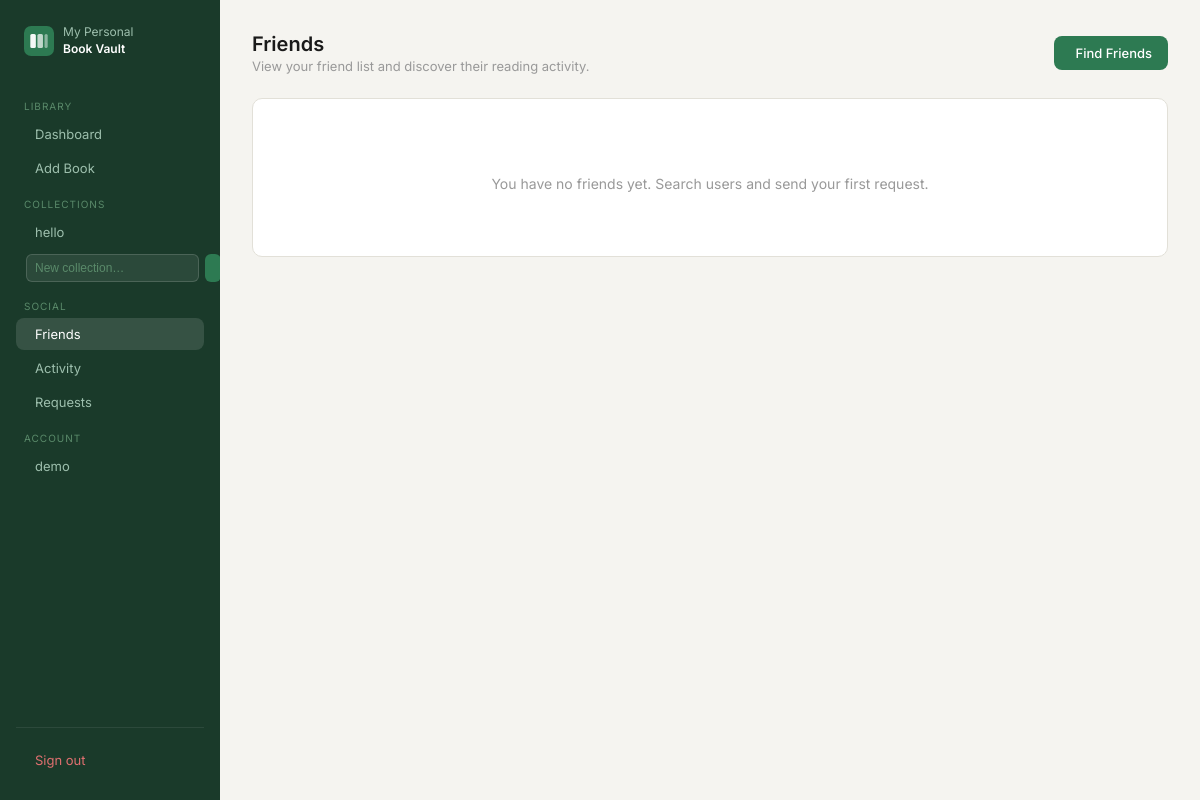
/friends/ (signed in), run on an earlier commit of the app's database.
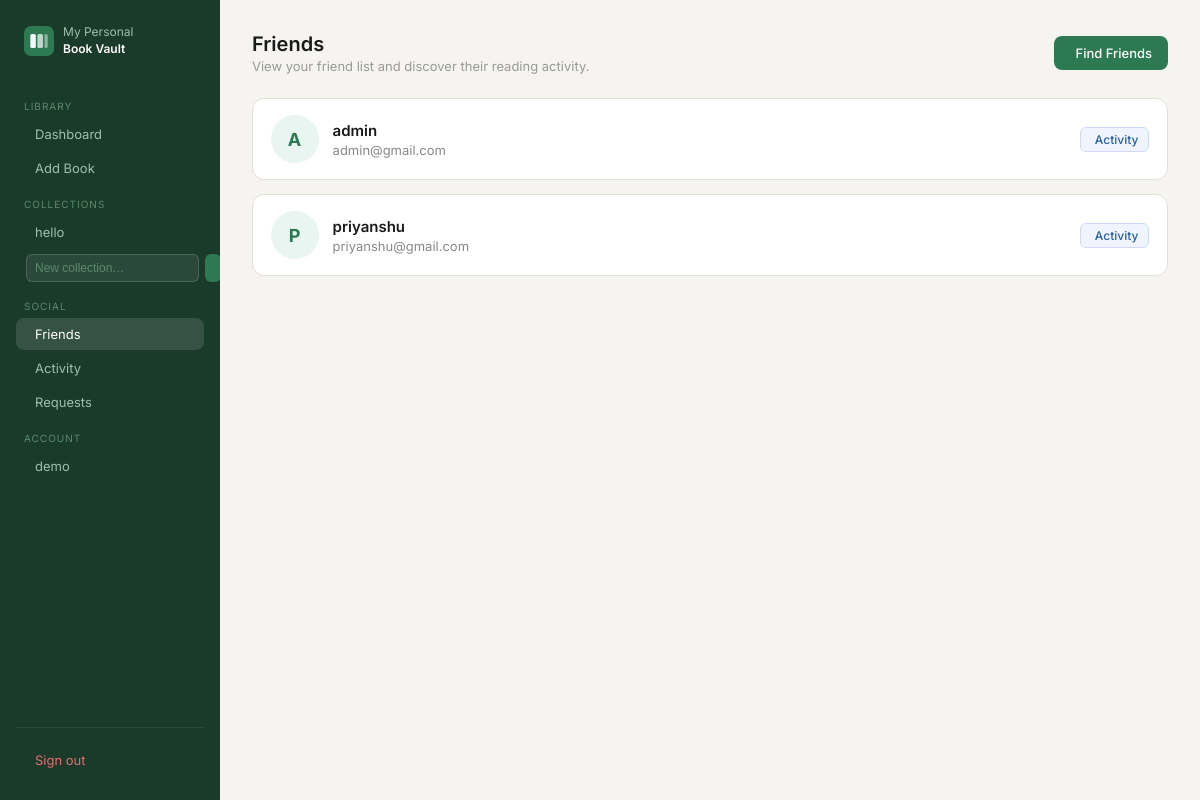
And on a later commit of the database.
### app/blueprints/collection/modules.py (models this page shows, shortened)
class Collection(db.Model):
    __tablename__="collection"
    cid=db.Column(db.Integer,primary_key=True)
    pid=db.Column(db.Integer,db.ForeignKey("credential.pid"),nullable=False)
    collection_name=db.Column(db.String(100),nullable=False)
    create_at=db.Column(db.DateTime,default=datetime.utcnow)
    user_books = db.relationship("Userbook", back_populates="collection")
    __table_args__=(db.UniqueConstraint("pid","collection_name",name="unique_collection"),)

### app/blueprints/auth/modules.py (models this page shows, shortened)
class Credential(db.Model,UserMixin):
    __tablename__='credential'
    pid=db.Column(db.Integer,primary_key=True)
    email=db.Column(db.String(255),nullable=False,unique=True)
    username=db.Column(db.String(100),nullable=False,unique=True)
    password=db.Column(db.String(100),nullable=False)
    history = db.relationship("History",  back_populates="user")
    user_books = db.relationship("Userbook", back_populates="user")

### app/blueprints/friends/routes.py (the view)
@friends.route("/")
@login_required
def friends_list():
    friend_ids = get_friend_ids(current_user.pid)
    friend_users = []
    if friend_ids:
        friend_users = Credential.query.filter(Credential.pid.in_(friend_ids)).order_by(Credential.username.asc()).all()
    return render_template("friends/list.html", friends_list=friend_users)

### app/blueprints/friends/routes.py (called while the page is built)
def get_friend_ids(user_id):
    accepted_rows = Friendship.query.filter(
        Friendship.status == "accepted",
        or_(
            Friendship.sender_id == user_id,
            Friendship.receiver_id == user_id
        )
    ).all()
    friend_ids = []
    for row in accepted_rows:
        if row.sender_id == user_id:
            friend_ids.append(row.receiver_id)
        else:
            friend_ids.append(row.sender_id)
    return friend_ids

### app/blueprints/friends/templates/friends/list.html (shortened to what this page needs)
{% extends "book/base.html" %}
{% block content %}
<div class="page-header">
  <div>
    <h1 class="page-title">Friends</h1>
    <p class="page-sub">View your friend list and discover their reading activity.</p>
  </div>
  <a href="{{ url_for('friends.search_users') }}" class="btn-add">
     Find Friends
  </a>
</div>
{% if friends_list %}
<div class="friends-grid">
  {% for friend in friends_list %}
  <div class="friend-card">
    <div class="friend-avatar">
      {{ friend.username[0]|upper }}
    </div>
    <div class="friend-info">
      <h3>{{ friend.username }}</h3>
      <p>{{ friend.email }}</p>
    </div>
    <div class="friend-card-actions">
      <a href="{{ url_for('friends.activity_feed') }}" class="action-btn btn-edit">
         Activity
      </a>
    </div>
  </div>
  {% endfor %}
</div>
{% else %}
<div class="empty-state">
  <p>You have no friends yet. Search users and send your first request.</p>
</div>
{% endif %}
{% endblock %}

### app/blueprints/book/templates/book/base.html (shortened to what this page needs)
<!DOCTYPE html>
<html lang="en">
<head>
  <link rel="stylesheet" type="text/css" href="/css/style.css">
  <link rel="stylesheet" href="https://cdn.jsdelivr.net/npm/@tabler/icons-webfont@latest/tabler-icons.min.css">
</head>
<body class="app-body">
  <div class="app-layout">
    <aside class="sidebar">
      <div class="sidebar-brand">
        <span class="sidebar-brand-name">My Personal<br><strong>Book Vault</strong></span>
      </div>
      <span class="nav-section">Library</span>
      <a href="{{ url_for('book.home') }}"
         class="nav-item {% if request.endpoint == 'book.home' %}active{% endif %}">
         Dashboard
      </a>
      <a href="{{ url_for('book.book_add') }}"
         class="nav-item {% if request.endpoint == 'book.book_add' %}active{% endif %}">
         Add Book
      </a>
      <span class="nav-section">Collections</span>
{% for col in collections %}
<a href="{{ url_for('collection.collection_detail', cid=col.cid) }}"
   class="nav-item {% if request.endpoint == 'collection.collection_detail' and request.view_args.get('cid')|int == col.cid %}active{% endif %}">
   {{ col.collection_name }}
</a>
{% else %}
<span class="nav-empty">No collections yet</span>
{% endfor %}
<form method="POST" action="{{ url_for('collection.create_collection') }}" style="padding: 4px 10px;">
  <div class="input-wrap" style="display:flex;gap:6px;">
    <input type="text" name="collection_name" placeholder="New collection…"
           class="nav-input" required>
    <button type="submit" class="nav-create-btn">
    </button>
  </div>
</form>
<span class="nav-section">Social</span>
<a href="{{ url_for('friends.friends_list') }}"
   class="nav-item {% if request.endpoint and request.endpoint.startswith('friends.') %}active{% endif %}">
   Friends
</a>
<a href="{{ url_for('friends.activity_feed') }}"
   class="nav-item {% if request.endpoint == 'friends.activity_feed' %}active{% endif %}">
   Activity
</a>
<a href="{{ url_for('friends.requests_page') }}"
   class="nav-item {% if request.endpoint == 'friends.requests_page' %}active{% endif %}">
   Requests
</a>
      <span class="nav-section">Account</span>
<a href="{{ url_for('book.profile') }}"
   class="nav-item {% if request.endpoint == 'book.profile' %}active{% endif %}">
  {{ current_user.username }}
</a>
      <div class="sidebar-footer">
        <a href="{{ url_for('book.logout') }}" class="nav-item nav-item-danger">
           Sign out
        </a>
      </div>
    </aside>
    <main class="main-content">
      {% block content %}{% endblock %}
    </main>
  </div>
</body>
</html>

What changed in the data, as far as the page shows it:
now on this page (row unchanged): Credential: username "A", username "admin", email "admin@gmail.com"
added Credential: username "P", username "priyanshu", email "priyanshu@gmail.com"
Also different on the page:
text no longer shown: "You have no friends yet. Search users and send your first request."
